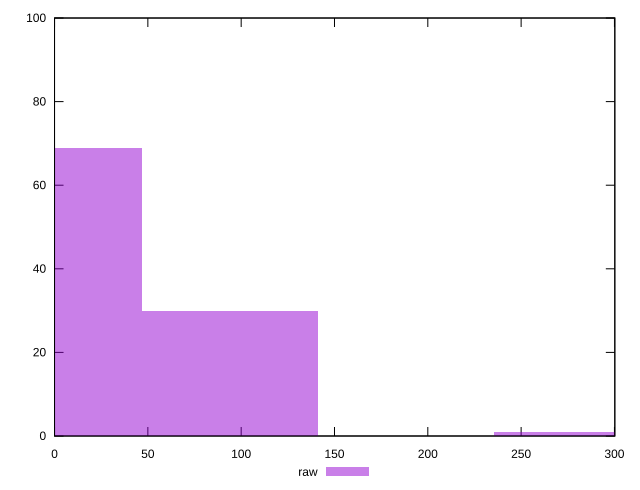

Source code (gnuplot):
reset

$raw <<EOF
282.3774123247807 1
94.12580410826024 30
0 69
EOF

set key outside below
set boxwidth 94.12580410826024
set xrange [0:300.202]
set yrange [0:100]
set trange [0:100]
set style fill transparent solid 0.5 noborder
set terminal svg size 640, 490 enhanced background rgb 'white'
set output "report_00023_2021-02-20T12:14:57.249Z/uses-rel-preconnect/samples/pages+cached+noadtech+nomedia+nocss/raw/histogram.svg"

plot $raw title "raw" with boxes

reset
